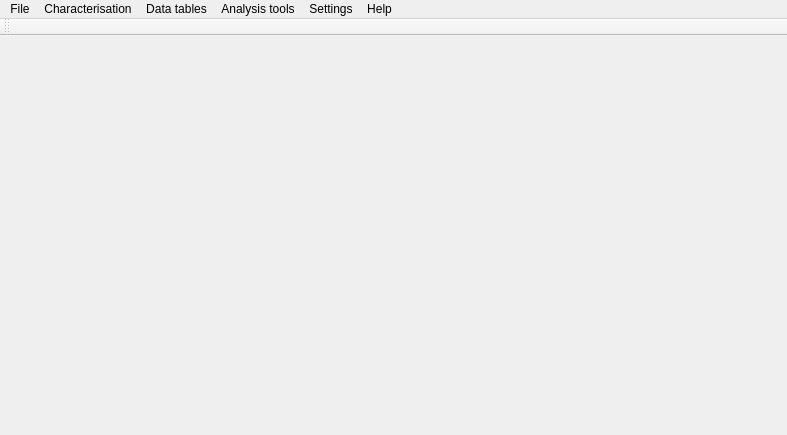
<?xml version="1.0" encoding="UTF-8"?>
<ui version="4.0">
 <class>MainWindow</class>
 <widget class="QMainWindow" name="MainWindow">
  <property name="geometry">
   <rect>
    <x>0</x>
    <y>0</y>
    <width>787</width>
    <height>435</height>
   </rect>
  </property>
  <property name="windowTitle">
   <string>Impact</string>
  </property>
  <property name="windowIcon">
   <iconset resource="images/images.qrc">
    <normaloff>:/images2/new/impact.png</normaloff>:/images2/new/impact.png</iconset>
  </property>
  <widget class="QWidget" name="centralWidget"/>
  <widget class="QMenuBar" name="MainMenu1">
   <property name="enabled">
    <bool>true</bool>
   </property>
   <property name="geometry">
    <rect>
     <x>0</x>
     <y>0</y>
     <width>787</width>
     <height>22</height>
    </rect>
   </property>
   <property name="toolTip">
    <string/>
   </property>
   <widget class="QMenu" name="File1">
    <property name="enabled">
     <bool>true</bool>
    </property>
    <property name="toolTip">
     <string/>
    </property>
    <property name="title">
     <string>File</string>
    </property>
    <addaction name="Itemexit"/>
   </widget>
   <widget class="QMenu" name="Characterization1">
    <property name="enabled">
     <bool>true</bool>
    </property>
    <property name="toolTip">
     <string/>
    </property>
    <property name="title">
     <string>Characterisation</string>
    </property>
    <addaction name="syschar"/>
    <addaction name="separator"/>
   </widget>
   <widget class="QMenu" name="Maintenance1">
    <property name="enabled">
     <bool>true</bool>
    </property>
    <property name="toolTip">
     <string/>
    </property>
    <property name="title">
     <string>Data tables</string>
    </property>
    <widget class="QMenu" name="menuCrops">
     <property name="title">
      <string>Crops</string>
     </property>
     <property name="icon">
      <iconset resource="images/images.qrc">
       <normaloff>:/images2/new/tomato.png</normaloff>:/images2/new/tomato.png</iconset>
     </property>
     <addaction name="actionCrops"/>
     <addaction name="actionCrop_products"/>
     <addaction name="actionCrop_forages"/>
    </widget>
    <widget class="QMenu" name="menuPastures">
     <property name="title">
      <string>Pastures</string>
     </property>
     <property name="icon">
      <iconset resource="images/images.qrc">
       <normaloff>:/images/grass.png</normaloff>:/images/grass.png</iconset>
     </property>
     <addaction name="actionPastures"/>
     <addaction name="actionPasture_forages"/>
    </widget>
    <widget class="QMenu" name="menuLivestock">
     <property name="title">
      <string>Livestock</string>
     </property>
     <property name="icon">
      <iconset resource="images/images.qrc">
       <normaloff>:/images2/new/live.png</normaloff>:/images2/new/live.png</iconset>
     </property>
     <addaction name="actionLivestock"/>
     <addaction name="actionLivestock_products"/>
    </widget>
    <widget class="QMenu" name="menuActivities">
     <property name="title">
      <string>Activities</string>
     </property>
     <property name="icon">
      <iconset resource="images/images.qrc">
       <normaloff>:/images2/new/activity.png</normaloff>:/images2/new/activity.png</iconset>
     </property>
     <addaction name="actionActivities"/>
     <addaction name="actionActivity_units"/>
    </widget>
    <addaction name="Systemtypes1"/>
    <addaction name="menuCrops"/>
    <addaction name="menuPastures"/>
    <addaction name="menuActivities"/>
    <addaction name="Ferttypes1"/>
    <addaction name="menuLivestock"/>
    <addaction name="Purchasedinputs1"/>
    <addaction name="Householdconsumptionproducts1"/>
    <addaction name="separator"/>
    <addaction name="Countries1"/>
    <addaction name="Soilds1"/>
    <addaction name="Drainage1"/>
    <addaction name="Marketingoutlets1"/>
   </widget>
   <widget class="QMenu" name="Analysetools1">
    <property name="enabled">
     <bool>true</bool>
    </property>
    <property name="toolTip">
     <string/>
    </property>
    <property name="title">
     <string>Analysis tools</string>
    </property>
    <addaction name="InputsOutputs1"/>
    <addaction name="Foodsecurity1"/>
   </widget>
   <widget class="QMenu" name="Experiments1">
    <property name="enabled">
     <bool>true</bool>
    </property>
    <property name="toolTip">
     <string/>
    </property>
    <property name="title">
     <string>Settings</string>
    </property>
    <addaction name="ProjectSettings"/>
    <addaction name="DBMan"/>
   </widget>
   <widget class="QMenu" name="Help1">
    <property name="enabled">
     <bool>true</bool>
    </property>
    <property name="toolTip">
     <string/>
    </property>
    <property name="title">
     <string>Help</string>
    </property>
    <addaction name="About1"/>
   </widget>
   <addaction name="File1"/>
   <addaction name="Characterization1"/>
   <addaction name="Maintenance1"/>
   <addaction name="Analysetools1"/>
   <addaction name="Experiments1"/>
   <addaction name="Help1"/>
  </widget>
  <widget class="QToolBar" name="toolBar">
   <property name="windowTitle">
    <string>toolBar</string>
   </property>
   <attribute name="toolBarArea">
    <enum>TopToolBarArea</enum>
   </attribute>
   <attribute name="toolBarBreak">
    <bool>false</bool>
   </attribute>
  </widget>
  <action name="Itemexit">
   <property name="icon">
    <iconset resource="images/images.qrc">
     <normaloff>:/images2/new/exit.png</normaloff>:/images2/new/exit.png</iconset>
   </property>
   <property name="text">
    <string>Exit</string>
   </property>
  </action>
  <action name="syschar">
   <property name="icon">
    <iconset resource="images/images.qrc">
     <normaloff>:/images2/new/systems.png</normaloff>:/images2/new/systems.png</iconset>
   </property>
   <property name="text">
    <string>System characterisation</string>
   </property>
  </action>
  <action name="ExportSystem">
   <property name="icon">
    <iconset resource="images/images.qrc">
     <normaloff>:/images2/new/systemsexp.png</normaloff>:/images2/new/systemsexp.png</iconset>
   </property>
   <property name="text">
    <string>Export systems</string>
   </property>
  </action>
  <action name="ImportSystem">
   <property name="icon">
    <iconset resource="images/images.qrc">
     <normaloff>:/images2/new/systemsimp.png</normaloff>:/images2/new/systemsimp.png</iconset>
   </property>
   <property name="text">
    <string>Import systems</string>
   </property>
  </action>
  <action name="Ferttypes1">
   <property name="icon">
    <iconset resource="images/images.qrc">
     <normaloff>:/images2/new/ferttypes2.png</normaloff>:/images2/new/ferttypes2.png</iconset>
   </property>
   <property name="text">
    <string>Fertilisers</string>
   </property>
  </action>
  <action name="Purchasedinputs1">
   <property name="icon">
    <iconset resource="images/images.qrc">
     <normaloff>:/images2/new/purchase.png</normaloff>:/images2/new/purchase.png</iconset>
   </property>
   <property name="text">
    <string>Purchased feeds</string>
   </property>
  </action>
  <action name="Householdconsumptionproducts1">
   <property name="icon">
    <iconset resource="images/images.qrc">
     <normaloff>:/images2/new/hhcond.png</normaloff>:/images2/new/hhcond.png</iconset>
   </property>
   <property name="text">
    <string>Household consumption products</string>
   </property>
  </action>
  <action name="Countries1">
   <property name="icon">
    <iconset resource="images/images.qrc">
     <normaloff>:/images2/new/countries.png</normaloff>:/images2/new/countries.png</iconset>
   </property>
   <property name="text">
    <string>Countries</string>
   </property>
  </action>
  <action name="Soilds1">
   <property name="icon">
    <iconset resource="images/images.qrc">
     <normaloff>:/images2/new/soil.png</normaloff>:/images2/new/soil.png</iconset>
   </property>
   <property name="text">
    <string>Soils</string>
   </property>
  </action>
  <action name="Drainage1">
   <property name="icon">
    <iconset resource="images/images.qrc">
     <normaloff>:/images2/new/drainage.png</normaloff>:/images2/new/drainage.png</iconset>
   </property>
   <property name="text">
    <string>Drainage</string>
   </property>
  </action>
  <action name="Marketingoutlets1">
   <property name="icon">
    <iconset resource="images/images.qrc">
     <normaloff>:/images2/new/marks.png</normaloff>:/images2/new/marks.png</iconset>
   </property>
   <property name="text">
    <string>Marketing outlets</string>
   </property>
  </action>
  <action name="InputsOutputs1">
   <property name="icon">
    <iconset resource="images/images.qrc">
     <normaloff>:/images2/new/units.png</normaloff>:/images2/new/units.png</iconset>
   </property>
   <property name="text">
    <string>Cash flow</string>
   </property>
  </action>
  <action name="Foodsecurity1">
   <property name="icon">
    <iconset resource="images/images.qrc">
     <normaloff>:/images2/new/foodsec.png</normaloff>:/images2/new/foodsec.png</iconset>
   </property>
   <property name="text">
    <string>Food security</string>
   </property>
  </action>
  <action name="Nutrientflows1">
   <property name="icon">
    <iconset resource="images/images.qrc">
     <normaloff>:/images2/new/nutflows.png</normaloff>:/images2/new/nutflows.png</iconset>
   </property>
   <property name="text">
    <string>Nutrient flows</string>
   </property>
  </action>
  <action name="Labourefficiency1">
   <property name="icon">
    <iconset resource="images/images.qrc">
     <normaloff>:/images2/new/laboranalysis.png</normaloff>:/images2/new/laboranalysis.png</iconset>
   </property>
   <property name="text">
    <string>Labour efficiency</string>
   </property>
  </action>
  <action name="About1">
   <property name="icon">
    <iconset resource="images/images.qrc">
     <normaloff>:/images2/new/help.png</normaloff>:/images2/new/help.png</iconset>
   </property>
   <property name="text">
    <string>About</string>
   </property>
  </action>
  <action name="ProjectSettings">
   <property name="icon">
    <iconset resource="images/images.qrc">
     <normaloff>:/images2/project.png</normaloff>:/images2/project.png</iconset>
   </property>
   <property name="text">
    <string>Project settings</string>
   </property>
  </action>
  <action name="DBMan">
   <property name="icon">
    <iconset resource="images/images.qrc">
     <normaloff>:/images2/database.png</normaloff>:/images2/database.png</iconset>
   </property>
   <property name="text">
    <string>Project manager</string>
   </property>
   <property name="toolTip">
    <string>Project manager</string>
   </property>
  </action>
  <action name="actionCrop_products">
   <property name="icon">
    <iconset resource="images/images.qrc">
     <normaloff>:/images/grain.png</normaloff>:/images/grain.png</iconset>
   </property>
   <property name="text">
    <string>Crop products</string>
   </property>
  </action>
  <action name="actionCrop_forages">
   <property name="icon">
    <iconset resource="images/images.qrc">
     <normaloff>:/images/leaves.png</normaloff>:/images/leaves.png</iconset>
   </property>
   <property name="text">
    <string>Crop forages</string>
   </property>
  </action>
  <action name="actionCrops">
   <property name="icon">
    <iconset resource="images/images.qrc">
     <normaloff>:/images2/new/tomato.png</normaloff>:/images2/new/tomato.png</iconset>
   </property>
   <property name="text">
    <string>Crops</string>
   </property>
  </action>
  <action name="actionPastures">
   <property name="icon">
    <iconset resource="images/images.qrc">
     <normaloff>:/images/grass.png</normaloff>:/images/grass.png</iconset>
   </property>
   <property name="text">
    <string>Pastures</string>
   </property>
  </action>
  <action name="actionPasture_forages">
   <property name="icon">
    <iconset resource="images/images.qrc">
     <normaloff>:/images/leaves.png</normaloff>:/images/leaves.png</iconset>
   </property>
   <property name="text">
    <string>Pasture forages</string>
   </property>
  </action>
  <action name="Systemtypes1">
   <property name="icon">
    <iconset resource="images/images.qrc">
     <normaloff>:/images2/new/systtypes.png</normaloff>:/images2/new/systtypes.png</iconset>
   </property>
   <property name="text">
    <string>System types</string>
   </property>
  </action>
  <action name="actionLivestock">
   <property name="icon">
    <iconset resource="images/images.qrc">
     <normaloff>:/images2/new/live.png</normaloff>:/images2/new/live.png</iconset>
   </property>
   <property name="text">
    <string>Livestock</string>
   </property>
  </action>
  <action name="actionLivestock_products">
   <property name="icon">
    <iconset resource="images/images.qrc">
     <normaloff>:/images/eggs.png</normaloff>:/images/eggs.png</iconset>
   </property>
   <property name="text">
    <string>Livestock products</string>
   </property>
  </action>
  <action name="actionActivities">
   <property name="icon">
    <iconset resource="images/images.qrc">
     <normaloff>:/images2/new/activity.png</normaloff>:/images2/new/activity.png</iconset>
   </property>
   <property name="text">
    <string>Activities</string>
   </property>
  </action>
  <action name="actionActivity_units">
   <property name="icon">
    <iconset resource="images/images.qrc">
     <normaloff>:/images/units.png</normaloff>:/images/units.png</iconset>
   </property>
   <property name="text">
    <string>Activity units</string>
   </property>
  </action>
 </widget>
 <layoutdefault spacing="6" margin="11"/>
 <resources>
  <include location="images/images.qrc"/>
 </resources>
 <connections/>
</ui>
